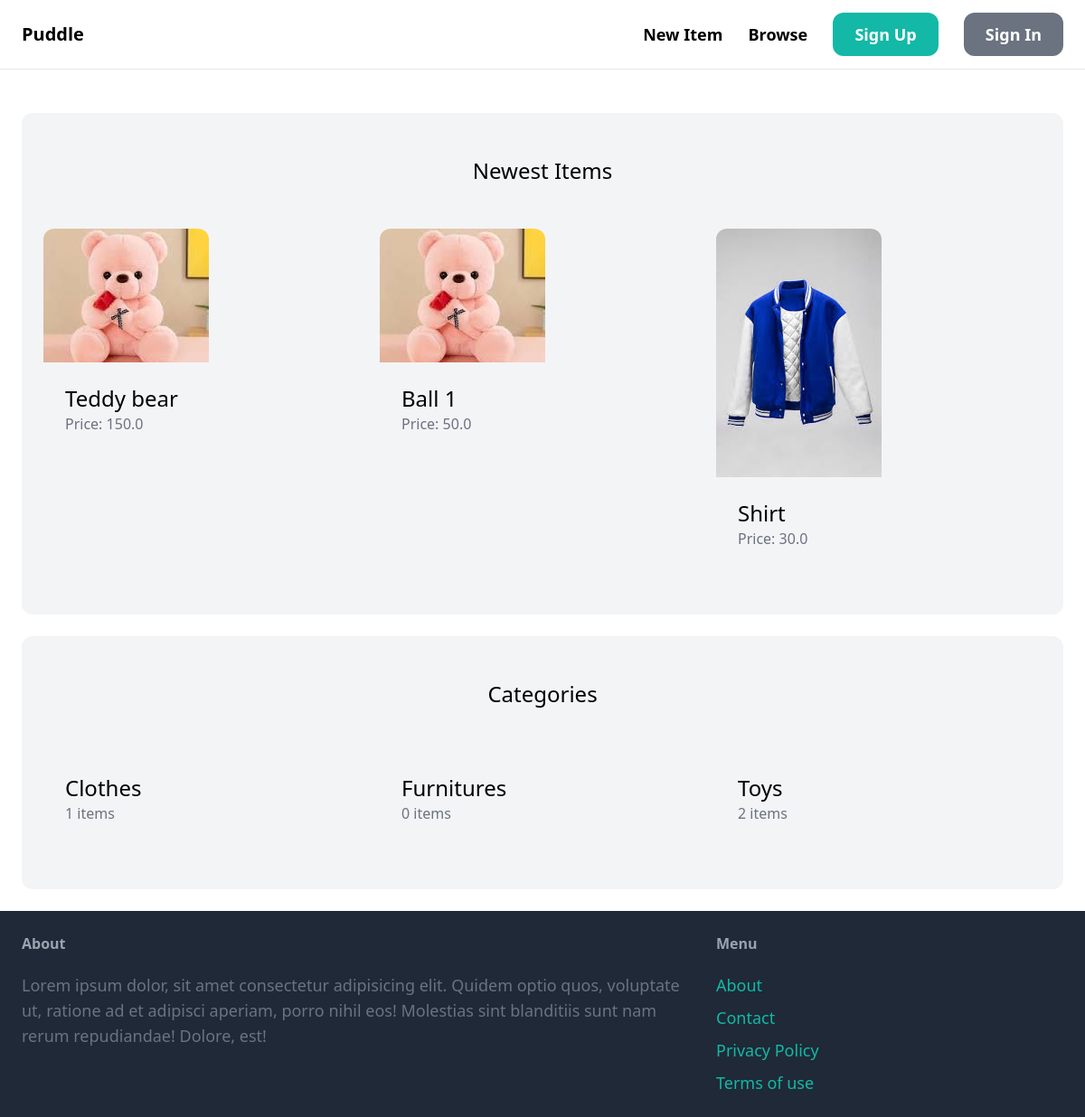
The page / on the database its author committed.
### item/models.py (models this page shows, shortened)
class Item(models.Model):
  category  = models.ForeignKey(Category, related_name='items',on_delete=models.CASCADE)
  name = models.CharField(max_length=255)
  description = models.TextField(blank=True, null=True)
  price = models.FloatField()
  image = models.ImageField(upload_to='item_images',blank=True,null=True)
  is_sold = models.BooleanField(default=False)
  created_by= models.ForeignKey(User, related_name='items',on_delete=models.CASCADE)
  created_at =models.DateTimeField(auto_now_add=True)

class Category(models.Model):
  name = models.CharField(max_length=255)
  class Meta:
    ordering = ('name',)
    verbose_name_plural = 'Categories'

### core/views.py (the view)
# urls.py: path('',views.index,name='index'),
def index(request):
  items = Item.objects.filter(is_sold=False)[0:6]
  categories = Category.objects.all()
  return render(request, 'core/index.html',{'categories':categories,'items':items})

### core/templates/core/index.html (shortened to what this page needs)
{% extends 'core/base.html' %}
{% block content %}
  <div class="mt-6 px-6 py-12 bg-gray-100 rounded-xl">
    <h2 class="mb-12 text-2xl text-center">Newest Items</h2>
    <div class="grid grid-cols-3 gap-3">
      {% for item in items %}
        <div>
          <a href="{% url 'item:detail' item.id %}">
            <div>
              <img src="{{item.image.url}}" class="rounded-t-xl">
            </div>
            <div class="p-6 bg-white-rounded-b-xl">
              <h2 class="text-2xl">{{item.name}}</h2>
              <p class="text-gray-500">Price: {{item.price}}</p>
            </div>
          </a>
        </div>
      {% endfor %}
    </div>
  </div>
    <div class="mt-6 px-6 py-12 bg-gray-100 rounded-xl">
      <h2 class="mb-12 text-2xl             text-center">Categories </h2>
      <div class="grid grid-cols-3 gap-3">
        {% for category in categories %}
          <div>
          <a href="#">
            <div class="p-6 bg-white-rounded-b-xl">
              <h2 class="text-2xl">{{category.name}}</h2>
              <p class="text-gray-500">{{category.items.count}} items</p>
            </div>
          </a>
        </div>
        {% endfor %}
      </div>
    </div>
{% endblock %}

### core/templates/core/base.html (shortened to what this page needs)
<!DOCTYPE html>
<html lang="en">
<head>
  <script src="https://cdn.tailwindcss.com"></script>
</head>
<body>
  <nav class="py-6 px-6 flex justify-between items-center border-b border-gray-200">
    <a href="/" class="text-xl font-semibold">Puddle</a>
    <div class="space-x-6">
      <a href="{% url 'item:new' %}" class="text-lg font-semibold hover:text-gray-500">New Item</a>
      <a href="{% url 'item:items'%}" class="text-lg font-semibold hover:text-gray-500">Browse</a>
      {% if request.user.is_authenticated %}
        <a href="{% url 'conversation:inbox' %}" class="px-6 py-3 text-lg font-semibold bg-teal-500 text-white rounded-xl hover:bg-teal-700">Inbox </a>
        <a href="{% url 'dashboard:index' %}" class="px-6 py-3 text-lg font-semibold bg-gray-500 text-white rounded-xl hover:bg-gray-700">Dashboard</a>
      {% else %}
        <a href="{% url 'core:signup' %}" class="px-6 py-3 text-lg font-semibold bg-teal-500 text-white rounded-xl hover:bg-teal-700">Sign Up</a>
        <a href="{% url 'core:login' %}" class="px-6 py-3 text-lg font-semibold bg-gray-500 text-white rounded-xl hover:bg-gray-700">Sign In</a>
      {% endif %}
    </div>
  </nav>
    <div class="px-6 py-6">
      {% block content %}
      {% endblock %}
    </div>
    <footer class="py-6 px-6 flex justify-between bg-gray-800 ">
      <div class="w-2/3 pr-10">
        <h3 class="mb-5 font-semibold text-gray-400">About</h3>
        <p class="text-lg text-gray-500"> Lorem ipsum dolor, sit amet consectetur adipisicing elit. Quidem optio quos, voluptate ut, ratione ad et adipisci aperiam, porro nihil eos! Molestias sint blanditiis sunt nam rerum repudiandae! Dolore, est!</p>
      </div>
      <div class="w-1/3">
          <h3 class="mb-5 font-semibold text-gray-400">Menu</h3>
          <ul class="space-y-2">
            <li><a href="#" class="text-lg text-teal-500 hover:text-teal-700">About</a></li>
            <li><a href="{% url 'core:contact' %}" class="text-lg text-teal-500 hover:text-teal-700">Contact</a></li>
            <li><a href="#" class="text-lg text-teal-500 hover:text-teal-700">Privacy Policy</a></li>
            <li><a href="#" class="text-lg text-teal-500 hover:text-teal-700">Terms of use</a></li>
          </ul>
      </div>
    </footer>
</body>
</html>

### rows shown on the page
Item: image (picture), name "Teddy bear", price "150.0"
Item: image (picture), name "Ball 1", price "50.0"
Item: image (picture), name "Shirt", price "30.0"
Category: name "Clothes", items.count "1"
Category: name "Furnitures", items.count "0"
Category: name "Toys", items.count "2"
